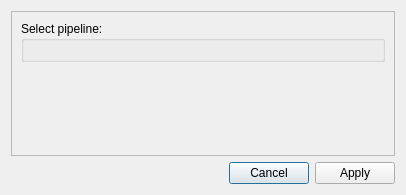
<?xml version="1.0" encoding="UTF-8"?>
<ui version="4.0">
 <class>pipelineDialog</class>
 <widget class="QDialog" name="pipelineDialog">
  <property name="geometry">
   <rect>
    <x>0</x>
    <y>0</y>
    <width>406</width>
    <height>195</height>
   </rect>
  </property>
  <property name="windowTitle">
   <string>Meggie - Select pipeline</string>
  </property>
  <layout class="QGridLayout" name="gridLayout">
   <item row="0" column="0">
    <widget class="QScrollArea" name="scrollArea">
     <property name="minimumSize">
      <size>
       <width>0</width>
       <height>0</height>
      </size>
     </property>
     <property name="verticalScrollBarPolicy">
      <enum>Qt::ScrollBarAsNeeded</enum>
     </property>
     <property name="horizontalScrollBarPolicy">
      <enum>Qt::ScrollBarAsNeeded</enum>
     </property>
     <property name="sizeAdjustPolicy">
      <enum>QAbstractScrollArea::AdjustToContents</enum>
     </property>
     <property name="widgetResizable">
      <bool>true</bool>
     </property>
     <widget class="QWidget" name="scrollAreaWidgetContents">
      <property name="geometry">
       <rect>
        <x>0</x>
        <y>0</y>
        <width>386</width>
        <height>144</height>
       </rect>
      </property>
      <property name="minimumSize">
       <size>
        <width>0</width>
        <height>0</height>
       </size>
      </property>
      <layout class="QGridLayout" name="gridLayout_2">
       <item row="1" column="0">
        <spacer name="verticalSpacer">
         <property name="orientation">
          <enum>Qt::Vertical</enum>
         </property>
         <property name="sizeHint" stdset="0">
          <size>
           <width>20</width>
           <height>40</height>
          </size>
         </property>
        </spacer>
       </item>
       <item row="0" column="0">
        <widget class="QGroupBox" name="groupBoxPipeline">
         <property name="title">
          <string>Select pipeline:</string>
         </property>
         <layout class="QGridLayout" name="gridLayoutPipeline"/>
        </widget>
       </item>
      </layout>
     </widget>
    </widget>
   </item>
   <item row="1" column="0">
    <layout class="QHBoxLayout" name="horizontalLayout">
     <item>
      <spacer name="horizontalSpacer">
       <property name="orientation">
        <enum>Qt::Horizontal</enum>
       </property>
       <property name="sizeHint" stdset="0">
        <size>
         <width>40</width>
         <height>20</height>
        </size>
       </property>
      </spacer>
     </item>
     <item>
      <widget class="QPushButton" name="pushButtonCancel">
       <property name="text">
        <string>Cancel</string>
       </property>
      </widget>
     </item>
     <item>
      <widget class="QPushButton" name="pushButtonApply">
       <property name="text">
        <string>Apply</string>
       </property>
      </widget>
     </item>
    </layout>
   </item>
  </layout>
 </widget>
 <resources/>
 <connections>
  <connection>
   <sender>pushButtonCancel</sender>
   <signal>clicked()</signal>
   <receiver>pipelineDialog</receiver>
   <slot>reject()</slot>
   <hints>
    <hint type="sourcelabel">
     <x>116</x>
     <y>197</y>
    </hint>
    <hint type="destinationlabel">
     <x>18</x>
     <y>131</y>
    </hint>
   </hints>
  </connection>
  <connection>
   <sender>pushButtonApply</sender>
   <signal>clicked()</signal>
   <receiver>pipelineDialog</receiver>
   <slot>accept()</slot>
   <hints>
    <hint type="sourcelabel">
     <x>319</x>
     <y>197</y>
    </hint>
    <hint type="destinationlabel">
     <x>47</x>
     <y>149</y>
    </hint>
   </hints>
  </connection>
 </connections>
 <slots>
  <slot>acceptBatch()</slot>
 </slots>
</ui>
